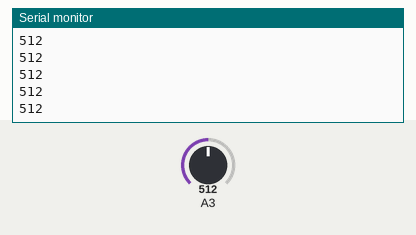
The sketch below on a simulated Arduino Uno, built with avr-gcc and run on an emulated ATmega328P. On the bench: the last lines printed to the serial monitor. The test bench sets the inputs (shaded band); at power-on: A3 = 512.

Above: at 1.2 s.
1.3 s: A3 set to 716
At 1.56 s:
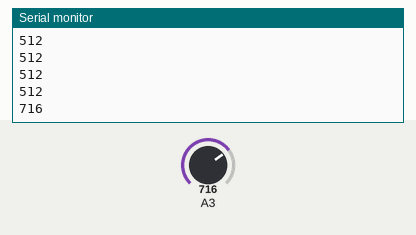
2.8 s: A3 set to 900
At 2.96 s:
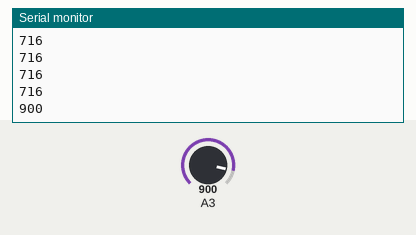
Timing chart, 0 to 5.8 s (numbered marks = the images above; inputs shaded):
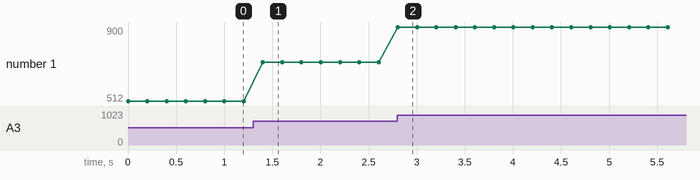

Measured:
- after the input at 1.3 s, the serial monitor: prints a new line after 0.10 s (image 1)
- after the input at 2.8 s, the serial monitor: prints a new line at once (image 2)
- plotted number 1: 512 → 716 after the input at 1.3 s, 716 → 900 after the input at 2.8 s

The sketch:

Master.ino
```cpp
#include <Wire.h>

#define TIME_OUT  5
int notas[]={3830,3400,3038,2864,2550,2272,2028,1912};
//int notas[]={931,231,331,831,531,631};
int speakerPin = 11,val,val2,time;
String LDRs;

void setup() {
  Wire.begin();
  Serial.begin(9600);
  pinMode(A3, INPUT);
}

void loop() {
  Serial.println(analogRead(A3));
  //musica();
  delay(200);
}

String leerLDRs(){
    String LDRs;
    Wire.requestFrom(8, 9);
    while (Wire.available()) {
      char c=Wire.read();
      LDRs +=c;
    }
    delay(500);
    return LDRs;
}

int activadoLDRs(String LDRs,int tapados[]){
  int k=0;
  for(int i =0; i<9 ; i++){
      if(LDRs.substring(i,i+1)=="0"){
          tapados[k]=i;
          k+=1;
      }
  }
  return k;
}

int unicoLDR(String LDRs){
  int k=0;
  for(int i =0; i<9 ; i++){
      if(LDRs.substring(i,i+1)=="0"){
          Serial.println(i);
          return i;
      }
  }
  return -1;
}


void musica(){
  int patron1[]={},patron2[]={},k=0;
  do{
    LDRs=leerLDRs();
    val=unicoLDR(LDRs);
    Serial.println(val);
  }while(val==-1);
  time=0;
  val2=-1;
  while(time<TIME_OUT){
    if(val!=-1){
      time=0;
      if(val2!=val){
        patron1[k]=val;
        k+=1;
      }
      tone(speakerPin,notas[val]);
      val2=val;
    }
    else{
      time=time+1;
      delay(250);
      noTone(speakerPin);
    }
    LDRs=leerLDRs();
    val=unicoLDR(LDRs);
  }
  for(int i=0;i<k;i++){
    Serial.println(patron1[i]);
  }
  delay(5000);
}
```
